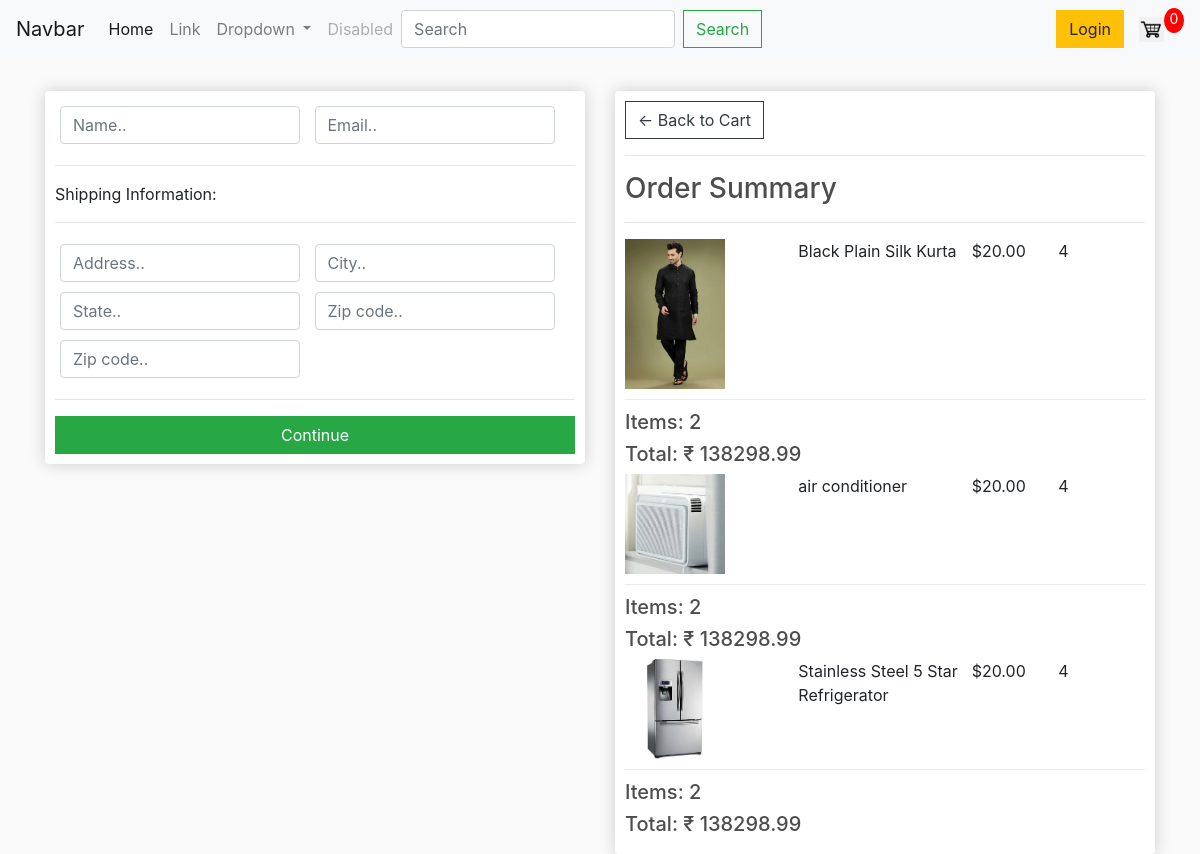
Screenshot of /checkout/ (signed in) with the database file from the repository.
### app/models.py (models this page shows, shortened)
class Orderitem(models.Model):
    product=models.ForeignKey(Product,on_delete=models.SET_NULL,null=True)
    order=models.ForeignKey(Order,on_delete=models.SET_NULL,null=True)
    quantity=models.IntegerField(default=0,null=True)
    date_added=models.DateTimeField(auto_now_add=True)
    @property
    def get_total(self):
        total=self.product.price*self.quantity
        return total

class Product(models.Model):
    name = models.CharField(max_length=255)
    description = models.TextField()
    price = models.DecimalField(max_digits=10, decimal_places=2)
    image = models.ImageField(upload_to='pro_img')
    category = models.ForeignKey('Category', on_delete=models.SET_NULL, null=True)
    brand = models.CharField(max_length=100)
    stock_quantity = models.PositiveIntegerField()
    created_at = models.DateTimeField(auto_now_add=True)
    updated_at = models.DateTimeField(auto_now=True)
    catelog=models.ForeignKey('Catelog',on_delete=models.SET_NULL, null=True)

class Order(models.Model):
    customer = models.ForeignKey(Customer,on_delete=models.SET_NULL,null=True,blank=True)
    order_number = models.CharField(max_length=20, unique=True,null=True)
    created_at = models.DateTimeField(auto_now_add=True)
    updated_at = models.DateTimeField(auto_now=True)
    status = models.CharField(max_length=20, choices=[
        ('Pending', 'Pending'),
        ('Processing', 'Processing'),
        ('Shipped', 'Shipped'),
        ('Delivered', 'Delivered'),
        ('Canceled', 'Canceled'),
    ],null=True,blank=True)
    complete=models.BooleanField(default=False,null=True,blank=True)
    @property
    def get_cart_total(self):
        orderitem=self.orderitem_set.all()
        total=sum([item.get_total for item in orderitem])
        return total
    @property
    def get_cart_item(self):
        orderitem=self.orderitem_set.all()
        total=sum([item.quantity for item in orderitem])
        return total

### app/views.py (the view)
# urls.py: path('checkout/', views.chechout_detail,name='checkout'),
def chechout_detail(request):
	if request.user.is_authenticated:
		customer = request.user.customer
		order, created = Order.objects.get_or_create(customer=customer, complete=False)
		items = order.orderitem_set.all()
	else:
		items = []
		order = {'get_cart_total':0, 'get_cart_items':0}
	context = {'items':items, 'order':order}
	return render(request, 'checkout.html', context)

### app/templates/checkout.html (shortened to what this page needs)
{% extends 'master.html' %}
{% load static %}
{% block content %}
     <div class="row">
		<div class="col-lg-6">
			<div class="box-element" id="form-wrapper">
				<form id="form">
					<div id="user-info">
						<div class="form-field">
							<input required class="form-control" type="text" name="name" placeholder="Name..">
						</div>
						<div class="form-field">
							<input required class="form-control" type="email" name="email" placeholder="Email..">
						</div>
					</div>
					<div id="shipping-info">
						<hr>
						<p>Shipping Information:</p>
						<hr>
						<div class="form-field">
							<input class="form-control" type="text" name="address" placeholder="Address..">
						</div>
						<div class="form-field">
							<input class="form-control" type="text" name="city" placeholder="City..">
						</div>
						<div class="form-field">
							<input class="form-control" type="text" name="state" placeholder="State..">
						</div>
						<div class="form-field">
							<input class="form-control" type="text" name="zipcode" placeholder="Zip code..">
						</div>
						<div class="form-field">
							<input class="form-control" type="text" name="country" placeholder="Zip code..">
						</div>
					</div>
					<hr>
					<input id="form-button" class="btn btn-success btn-block" type="submit" value="Continue">
				</form>
			</div>
			<br>
		</div>
		<div class="col-lg-6">
			<div class="box-element">
				<a  class="btn btn-outline-dark" href="{% url 'cart' %}">&#x2190; Back to Cart</a>
				<hr>
				<h3>Order Summary</h3>
				<hr>
				{%for item in items%}
				<div class="cart-row">
					<div style="flex:2"><img class="row-image" src="/static/images/{{item.product.image}}"></div>
					<div style="flex:2"><p>{{item.product.name}}</p></div>
					<div style="flex:1"><p>$20.00</p></div>
					<div style="flex:1"><p>{{order.get_cart_item}}</p></div>
				</div>
				<h5>Items:   2</h5>
				<h5>Total:   ₹ {{order.get_cart_total}}</h5>
				{%endfor%}
			</div>
		</div>
	</div>
{% endblock content %}

### app/static/css/main.css (style rules this page uses)
body { background-color: hsl(0, 0%, 98%); }
h1,h2,h3,h4,h5,h6 { color:hsl(0, 0%, 30%); }
.box-element { box-shadow:hsl(0, 0%, 80%) 0 0 16px; background-color: #fff; border-radius: 4px; padding: 10px; }
.col-lg-4, .col-lg-6, .col-lg-8, .col-lg-12 { margin-top: 10px; }
.btn { border-radius: 0; }
.row-image { width: 100px; }
.form-field { width:250px; display: inline-block; padding: 5px; }
.cart-row { display: flex; align-items: flex-stretch; padding-bottom: 10px; margin-bottom: 10px; border-bottom: 1px solid #ececec; }

### rows the page displays
Orderitem: product.image (picture), product.name "Black Plain Silk Kurta"
Order: get_cart_item "4", get_cart_total "138298.99"
Orderitem: product.image (picture), product.name "air conditioner"
Orderitem: product.image (picture), product.name "Stainless Steel 5 Star Refrigerator"
